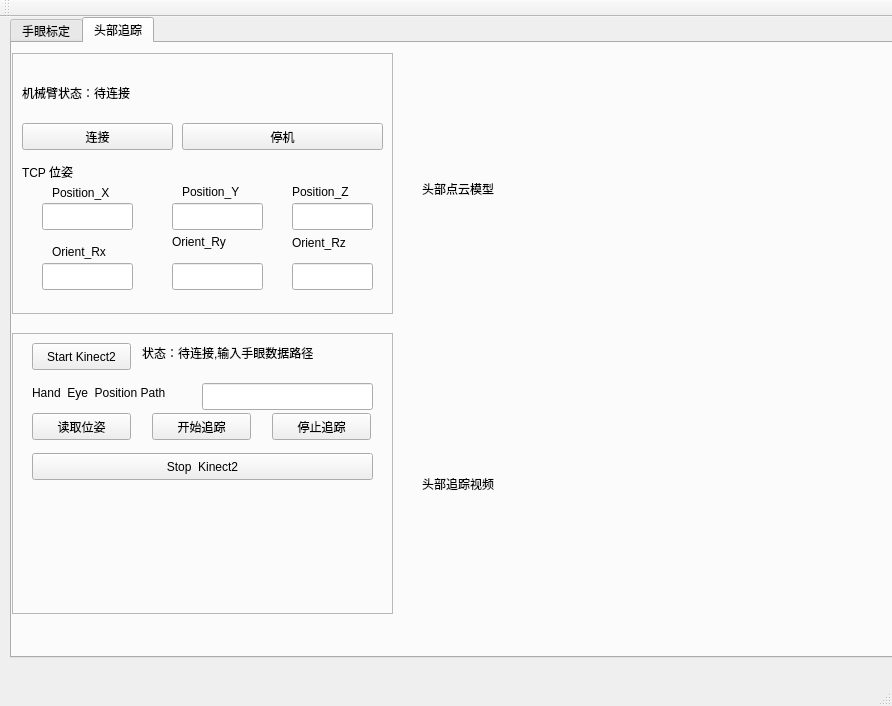
<?xml version="1.0" encoding="UTF-8"?>
<ui version="4.0">
 <class>MainWindow</class>
 <widget class="QMainWindow" name="MainWindow">
  <property name="geometry">
   <rect>
    <x>0</x>
    <y>0</y>
    <width>892</width>
    <height>706</height>
   </rect>
  </property>
  <property name="windowTitle">
   <string>MainWindow</string>
  </property>
  <widget class="QWidget" name="centralWidget">
   <widget class="QTabWidget" name="tabWidget">
    <property name="geometry">
     <rect>
      <x>10</x>
      <y>0</y>
      <width>891</width>
      <height>641</height>
     </rect>
    </property>
    <property name="whatsThis">
     <string>&lt;html&gt;&lt;head/&gt;&lt;body&gt;&lt;p&gt;保存&lt;/p&gt;&lt;/body&gt;&lt;/html&gt;</string>
    </property>
    <property name="currentIndex">
     <number>1</number>
    </property>
    <widget class="QWidget" name="widget">
     <attribute name="title">
      <string>手眼标定</string>
     </attribute>
     <widget class="QLineEdit" name="lineEdit_Host">
      <property name="geometry">
       <rect>
        <x>110</x>
        <y>20</y>
        <width>113</width>
        <height>27</height>
       </rect>
      </property>
     </widget>
     <widget class="QLabel" name="label_PictureShow">
      <property name="geometry">
       <rect>
        <x>470</x>
        <y>290</y>
        <width>331</width>
        <height>291</height>
       </rect>
      </property>
      <property name="text">
       <string>Picture    Lable</string>
      </property>
     </widget>
     <widget class="QLabel" name="label_State">
      <property name="geometry">
       <rect>
        <x>240</x>
        <y>70</y>
        <width>201</width>
        <height>20</height>
       </rect>
      </property>
      <property name="text">
       <string>状态：请输入链接地址和端口</string>
      </property>
     </widget>
     <widget class="QLabel" name="label_video">
      <property name="geometry">
       <rect>
        <x>470</x>
        <y>0</y>
        <width>331</width>
        <height>241</height>
       </rect>
      </property>
      <property name="text">
       <string>video label</string>
      </property>
     </widget>
     <widget class="QLabel" name="label">
      <property name="geometry">
       <rect>
        <x>70</x>
        <y>20</y>
        <width>67</width>
        <height>17</height>
       </rect>
      </property>
      <property name="text">
       <string>主机</string>
      </property>
     </widget>
     <widget class="QFrame" name="frame_2">
      <property name="geometry">
       <rect>
        <x>20</x>
        <y>410</y>
        <width>431</width>
        <height>191</height>
       </rect>
      </property>
      <property name="frameShape">
       <enum>QFrame::StyledPanel</enum>
      </property>
      <property name="frameShadow">
       <enum>QFrame::Raised</enum>
      </property>
      <widget class="QPushButton" name="pushButton_take_picture">
       <property name="geometry">
        <rect>
         <x>0</x>
         <y>100</y>
         <width>141</width>
         <height>27</height>
        </rect>
       </property>
       <property name="text">
        <string>Take Picture</string>
       </property>
      </widget>
      <widget class="QLabel" name="label_11">
       <property name="geometry">
        <rect>
         <x>160</x>
         <y>100</y>
         <width>91</width>
         <height>20</height>
        </rect>
       </property>
       <property name="text">
        <string>Picture num:</string>
       </property>
      </widget>
      <widget class="QLineEdit" name="lineEdit_Pic_num">
       <property name="geometry">
        <rect>
         <x>250</x>
         <y>100</y>
         <width>51</width>
         <height>27</height>
        </rect>
       </property>
      </widget>
      <widget class="QLabel" name="label_14">
       <property name="geometry">
        <rect>
         <x>300</x>
         <y>100</y>
         <width>61</width>
         <height>20</height>
        </rect>
       </property>
       <property name="text">
        <string>Cor num:</string>
       </property>
      </widget>
      <widget class="QLineEdit" name="lineEdit_Cor_num">
       <property name="geometry">
        <rect>
         <x>370</x>
         <y>100</y>
         <width>51</width>
         <height>27</height>
        </rect>
       </property>
      </widget>
      <widget class="QPushButton" name="pushButton_START_Image">
       <property name="geometry">
        <rect>
         <x>10</x>
         <y>10</y>
         <width>141</width>
         <height>27</height>
        </rect>
       </property>
       <property name="text">
        <string>START</string>
       </property>
      </widget>
      <widget class="QPushButton" name="pushButton">
       <property name="geometry">
        <rect>
         <x>10</x>
         <y>50</y>
         <width>141</width>
         <height>27</height>
        </rect>
       </property>
       <property name="text">
        <string> data save path</string>
       </property>
      </widget>
      <widget class="QPushButton" name="pushButton_close_Image">
       <property name="geometry">
        <rect>
         <x>0</x>
         <y>140</y>
         <width>421</width>
         <height>27</height>
        </rect>
       </property>
       <property name="text">
        <string>close     Kinect2</string>
       </property>
      </widget>
      <widget class="QLineEdit" name="lineEdit_datasave_path">
       <property name="geometry">
        <rect>
         <x>160</x>
         <y>50</y>
         <width>261</width>
         <height>27</height>
        </rect>
       </property>
      </widget>
      <widget class="QLabel" name="label_State_Kinect">
       <property name="geometry">
        <rect>
         <x>170</x>
         <y>10</y>
         <width>261</width>
         <height>20</height>
        </rect>
       </property>
       <property name="text">
        <string>状态：待连接,请先输入保存路径</string>
       </property>
      </widget>
     </widget>
     <widget class="QLineEdit" name="lineEdit_Port">
      <property name="geometry">
       <rect>
        <x>290</x>
        <y>20</y>
        <width>113</width>
        <height>27</height>
       </rect>
      </property>
     </widget>
     <widget class="QFrame" name="frame">
      <property name="geometry">
       <rect>
        <x>20</x>
        <y>110</y>
        <width>431</width>
        <height>281</height>
       </rect>
      </property>
      <property name="frameShape">
       <enum>QFrame::StyledPanel</enum>
      </property>
      <property name="frameShadow">
       <enum>QFrame::Raised</enum>
      </property>
      <widget class="QLineEdit" name="lineEdit_PX">
       <property name="geometry">
        <rect>
         <x>20</x>
         <y>50</y>
         <width>91</width>
         <height>27</height>
        </rect>
       </property>
      </widget>
      <widget class="QLineEdit" name="lineEdit_PY">
       <property name="geometry">
        <rect>
         <x>120</x>
         <y>50</y>
         <width>91</width>
         <height>27</height>
        </rect>
       </property>
      </widget>
      <widget class="QLineEdit" name="lineEdit_PZ">
       <property name="geometry">
        <rect>
         <x>230</x>
         <y>50</y>
         <width>81</width>
         <height>27</height>
        </rect>
       </property>
      </widget>
      <widget class="QLineEdit" name="lineEdit_Rx">
       <property name="geometry">
        <rect>
         <x>20</x>
         <y>100</y>
         <width>91</width>
         <height>27</height>
        </rect>
       </property>
      </widget>
      <widget class="QLineEdit" name="lineEdit_Ry">
       <property name="geometry">
        <rect>
         <x>120</x>
         <y>100</y>
         <width>91</width>
         <height>27</height>
        </rect>
       </property>
      </widget>
      <widget class="QLineEdit" name="lineEdit_Rz">
       <property name="geometry">
        <rect>
         <x>230</x>
         <y>100</y>
         <width>81</width>
         <height>27</height>
        </rect>
       </property>
      </widget>
      <widget class="QLabel" name="label_4">
       <property name="geometry">
        <rect>
         <x>30</x>
         <y>30</y>
         <width>81</width>
         <height>20</height>
        </rect>
       </property>
       <property name="text">
        <string>Position_X</string>
       </property>
      </widget>
      <widget class="QLabel" name="label_5">
       <property name="geometry">
        <rect>
         <x>130</x>
         <y>30</y>
         <width>91</width>
         <height>17</height>
        </rect>
       </property>
       <property name="text">
        <string>Position_Y</string>
       </property>
      </widget>
      <widget class="QLabel" name="label_6">
       <property name="geometry">
        <rect>
         <x>240</x>
         <y>30</y>
         <width>81</width>
         <height>17</height>
        </rect>
       </property>
       <property name="text">
        <string>Position_Z</string>
       </property>
      </widget>
      <widget class="QLabel" name="label_7">
       <property name="geometry">
        <rect>
         <x>30</x>
         <y>80</y>
         <width>81</width>
         <height>17</height>
        </rect>
       </property>
       <property name="text">
        <string>Orient_Rx</string>
       </property>
      </widget>
      <widget class="QLabel" name="label_8">
       <property name="geometry">
        <rect>
         <x>130</x>
         <y>80</y>
         <width>91</width>
         <height>17</height>
        </rect>
       </property>
       <property name="text">
        <string>Orient_Ry</string>
       </property>
      </widget>
      <widget class="QLabel" name="label_9">
       <property name="geometry">
        <rect>
         <x>240</x>
         <y>80</y>
         <width>71</width>
         <height>20</height>
        </rect>
       </property>
       <property name="text">
        <string>Orient_Rz</string>
       </property>
      </widget>
      <widget class="QPushButton" name="pushButton_sendPosition">
       <property name="geometry">
        <rect>
         <x>20</x>
         <y>250</y>
         <width>171</width>
         <height>27</height>
        </rect>
       </property>
       <property name="text">
        <string>发送</string>
       </property>
      </widget>
      <widget class="QPushButton" name="pushButton_stop">
       <property name="geometry">
        <rect>
         <x>210</x>
         <y>250</y>
         <width>201</width>
         <height>27</height>
        </rect>
       </property>
       <property name="text">
        <string>停机</string>
       </property>
      </widget>
      <widget class="QLabel" name="label_Speed">
       <property name="geometry">
        <rect>
         <x>350</x>
         <y>30</y>
         <width>67</width>
         <height>17</height>
        </rect>
       </property>
       <property name="text">
        <string>Speed</string>
       </property>
      </widget>
      <widget class="QLabel" name="label_Acc">
       <property name="geometry">
        <rect>
         <x>360</x>
         <y>80</y>
         <width>41</width>
         <height>17</height>
        </rect>
       </property>
       <property name="text">
        <string>Acc</string>
       </property>
      </widget>
      <widget class="QLineEdit" name="lineEdit_Speed">
       <property name="geometry">
        <rect>
         <x>330</x>
         <y>50</y>
         <width>81</width>
         <height>27</height>
        </rect>
       </property>
      </widget>
      <widget class="QLineEdit" name="lineEdit_Acc">
       <property name="geometry">
        <rect>
         <x>330</x>
         <y>100</y>
         <width>81</width>
         <height>27</height>
        </rect>
       </property>
      </widget>
      <widget class="QLabel" name="label_3">
       <property name="geometry">
        <rect>
         <x>20</x>
         <y>10</y>
         <width>67</width>
         <height>17</height>
        </rect>
       </property>
       <property name="text">
        <string>SET</string>
       </property>
      </widget>
      <widget class="QLabel" name="label_10">
       <property name="geometry">
        <rect>
         <x>20</x>
         <y>140</y>
         <width>67</width>
         <height>17</height>
        </rect>
       </property>
       <property name="text">
        <string>GET</string>
       </property>
      </widget>
      <widget class="QLineEdit" name="lineEdit_Rx_read">
       <property name="geometry">
        <rect>
         <x>20</x>
         <y>170</y>
         <width>121</width>
         <height>27</height>
        </rect>
       </property>
      </widget>
      <widget class="QLineEdit" name="lineEdit_Ry_read">
       <property name="geometry">
        <rect>
         <x>160</x>
         <y>170</y>
         <width>121</width>
         <height>27</height>
        </rect>
       </property>
      </widget>
      <widget class="QLineEdit" name="lineEdit_Rz_read">
       <property name="geometry">
        <rect>
         <x>300</x>
         <y>170</y>
         <width>121</width>
         <height>27</height>
        </rect>
       </property>
      </widget>
      <widget class="QLineEdit" name="lineEdit_tx_read">
       <property name="geometry">
        <rect>
         <x>20</x>
         <y>210</y>
         <width>121</width>
         <height>27</height>
        </rect>
       </property>
      </widget>
      <widget class="QLineEdit" name="lineEdit_ty_read">
       <property name="geometry">
        <rect>
         <x>160</x>
         <y>210</y>
         <width>121</width>
         <height>27</height>
        </rect>
       </property>
      </widget>
      <widget class="QLineEdit" name="lineEdit_tz_read">
       <property name="geometry">
        <rect>
         <x>300</x>
         <y>210</y>
         <width>121</width>
         <height>27</height>
        </rect>
       </property>
      </widget>
     </widget>
     <widget class="QLabel" name="label_2">
      <property name="geometry">
       <rect>
        <x>240</x>
        <y>20</y>
        <width>67</width>
        <height>17</height>
       </rect>
      </property>
      <property name="text">
       <string>端口</string>
      </property>
     </widget>
     <widget class="QPushButton" name="pushButton_Connect">
      <property name="geometry">
       <rect>
        <x>70</x>
        <y>70</y>
        <width>151</width>
        <height>27</height>
       </rect>
      </property>
      <property name="text">
       <string>连接</string>
      </property>
     </widget>
    </widget>
    <widget class="QWidget" name="tab_4">
     <attribute name="title">
      <string>头部追踪</string>
     </attribute>
     <widget class="QFrame" name="frame_3">
      <property name="geometry">
       <rect>
        <x>0</x>
        <y>10</y>
        <width>381</width>
        <height>261</height>
       </rect>
      </property>
      <property name="frameShape">
       <enum>QFrame::StyledPanel</enum>
      </property>
      <property name="frameShadow">
       <enum>QFrame::Raised</enum>
      </property>
      <widget class="QLabel" name="label_State_2">
       <property name="geometry">
        <rect>
         <x>10</x>
         <y>30</y>
         <width>291</width>
         <height>20</height>
        </rect>
       </property>
       <property name="text">
        <string>机械臂状态：待连接</string>
       </property>
      </widget>
      <widget class="QPushButton" name="pushButton_Connect_2">
       <property name="geometry">
        <rect>
         <x>10</x>
         <y>70</y>
         <width>151</width>
         <height>27</height>
        </rect>
       </property>
       <property name="text">
        <string>连接</string>
       </property>
      </widget>
      <widget class="QPushButton" name="pushButton_stop_2">
       <property name="geometry">
        <rect>
         <x>170</x>
         <y>70</y>
         <width>201</width>
         <height>27</height>
        </rect>
       </property>
       <property name="text">
        <string>停机</string>
       </property>
      </widget>
      <widget class="QLabel" name="label_TCP_position2">
       <property name="geometry">
        <rect>
         <x>10</x>
         <y>110</y>
         <width>67</width>
         <height>17</height>
        </rect>
       </property>
       <property name="text">
        <string>TCP 位姿</string>
       </property>
      </widget>
      <widget class="QLineEdit" name="lineEdit_PX_2">
       <property name="geometry">
        <rect>
         <x>30</x>
         <y>150</y>
         <width>91</width>
         <height>27</height>
        </rect>
       </property>
      </widget>
      <widget class="QLabel" name="label_12">
       <property name="geometry">
        <rect>
         <x>40</x>
         <y>130</y>
         <width>81</width>
         <height>20</height>
        </rect>
       </property>
       <property name="text">
        <string>Position_X</string>
       </property>
      </widget>
      <widget class="QLineEdit" name="lineEdit_PY_2">
       <property name="geometry">
        <rect>
         <x>160</x>
         <y>150</y>
         <width>91</width>
         <height>27</height>
        </rect>
       </property>
      </widget>
      <widget class="QLabel" name="label_13">
       <property name="geometry">
        <rect>
         <x>160</x>
         <y>180</y>
         <width>91</width>
         <height>17</height>
        </rect>
       </property>
       <property name="text">
        <string>Orient_Ry</string>
       </property>
      </widget>
      <widget class="QLabel" name="label_15">
       <property name="geometry">
        <rect>
         <x>280</x>
         <y>130</y>
         <width>81</width>
         <height>17</height>
        </rect>
       </property>
       <property name="text">
        <string>Position_Z</string>
       </property>
      </widget>
      <widget class="QLabel" name="label_16">
       <property name="geometry">
        <rect>
         <x>40</x>
         <y>190</y>
         <width>81</width>
         <height>17</height>
        </rect>
       </property>
       <property name="text">
        <string>Orient_Rx</string>
       </property>
      </widget>
      <widget class="QLineEdit" name="lineEdit_PZ_2">
       <property name="geometry">
        <rect>
         <x>280</x>
         <y>150</y>
         <width>81</width>
         <height>27</height>
        </rect>
       </property>
      </widget>
      <widget class="QLineEdit" name="lineEdit_Ry_2">
       <property name="geometry">
        <rect>
         <x>160</x>
         <y>210</y>
         <width>91</width>
         <height>27</height>
        </rect>
       </property>
      </widget>
      <widget class="QLineEdit" name="lineEdit_Rz_2">
       <property name="geometry">
        <rect>
         <x>280</x>
         <y>210</y>
         <width>81</width>
         <height>27</height>
        </rect>
       </property>
      </widget>
      <widget class="QLabel" name="label_17">
       <property name="geometry">
        <rect>
         <x>280</x>
         <y>180</y>
         <width>71</width>
         <height>20</height>
        </rect>
       </property>
       <property name="text">
        <string>Orient_Rz</string>
       </property>
      </widget>
      <widget class="QLabel" name="label_18">
       <property name="geometry">
        <rect>
         <x>170</x>
         <y>130</y>
         <width>91</width>
         <height>17</height>
        </rect>
       </property>
       <property name="text">
        <string>Position_Y</string>
       </property>
      </widget>
      <widget class="QLineEdit" name="lineEdit_Rx_2">
       <property name="geometry">
        <rect>
         <x>30</x>
         <y>210</y>
         <width>91</width>
         <height>27</height>
        </rect>
       </property>
      </widget>
     </widget>
     <widget class="QFrame" name="frame_4">
      <property name="geometry">
       <rect>
        <x>0</x>
        <y>290</y>
        <width>381</width>
        <height>281</height>
       </rect>
      </property>
      <property name="frameShape">
       <enum>QFrame::StyledPanel</enum>
      </property>
      <property name="frameShadow">
       <enum>QFrame::Raised</enum>
      </property>
      <widget class="QPushButton" name="pushButton_get_weizi">
       <property name="geometry">
        <rect>
         <x>20</x>
         <y>80</y>
         <width>99</width>
         <height>27</height>
        </rect>
       </property>
       <property name="text">
        <string>读取位姿</string>
       </property>
      </widget>
      <widget class="QPushButton" name="pushButton_trackHead">
       <property name="geometry">
        <rect>
         <x>140</x>
         <y>80</y>
         <width>99</width>
         <height>27</height>
        </rect>
       </property>
       <property name="text">
        <string>开始追踪</string>
       </property>
      </widget>
      <widget class="QPushButton" name="pushButton_stoptrack">
       <property name="geometry">
        <rect>
         <x>260</x>
         <y>80</y>
         <width>99</width>
         <height>27</height>
        </rect>
       </property>
       <property name="text">
        <string>停止追踪</string>
       </property>
      </widget>
      <widget class="QPushButton" name="pushButton_stopKinect2_2">
       <property name="geometry">
        <rect>
         <x>20</x>
         <y>120</y>
         <width>341</width>
         <height>27</height>
        </rect>
       </property>
       <property name="text">
        <string>Stop  Kinect2</string>
       </property>
      </widget>
      <widget class="QPushButton" name="pushButton_startKinect2_2">
       <property name="geometry">
        <rect>
         <x>20</x>
         <y>10</y>
         <width>99</width>
         <height>27</height>
        </rect>
       </property>
       <property name="text">
        <string>Start Kinect2</string>
       </property>
      </widget>
      <widget class="QLabel" name="label_State_Kinect_2">
       <property name="geometry">
        <rect>
         <x>130</x>
         <y>10</y>
         <width>261</width>
         <height>20</height>
        </rect>
       </property>
       <property name="text">
        <string>状态：待连接,输入手眼数据路径</string>
       </property>
      </widget>
      <widget class="QLabel" name="label_handeye_path">
       <property name="geometry">
        <rect>
         <x>20</x>
         <y>50</y>
         <width>171</width>
         <height>20</height>
        </rect>
       </property>
       <property name="text">
        <string>Hand  Eye  Position Path</string>
       </property>
      </widget>
      <widget class="QLineEdit" name="lineEdit_handeyedata_path">
       <property name="geometry">
        <rect>
         <x>190</x>
         <y>50</y>
         <width>171</width>
         <height>27</height>
        </rect>
       </property>
      </widget>
     </widget>
     <widget class="QLabel" name="label_headtracking">
      <property name="geometry">
       <rect>
        <x>410</x>
        <y>300</y>
        <width>461</width>
        <height>281</height>
       </rect>
      </property>
      <property name="text">
       <string>头部追踪视频</string>
      </property>
     </widget>
     <widget class="QLabel" name="label_20">
      <property name="geometry">
       <rect>
        <x>410</x>
        <y>20</y>
        <width>411</width>
        <height>251</height>
       </rect>
      </property>
      <property name="text">
       <string>头部点云模型</string>
      </property>
     </widget>
    </widget>
   </widget>
  </widget>
  <widget class="QMenuBar" name="menuBar">
   <property name="geometry">
    <rect>
     <x>0</x>
     <y>0</y>
     <width>892</width>
     <height>31</height>
    </rect>
   </property>
  </widget>
  <widget class="QToolBar" name="mainToolBar">
   <attribute name="toolBarArea">
    <enum>TopToolBarArea</enum>
   </attribute>
   <attribute name="toolBarBreak">
    <bool>false</bool>
   </attribute>
  </widget>
  <widget class="QStatusBar" name="statusBar"/>
 </widget>
 <layoutdefault spacing="6" margin="11"/>
 <resources/>
 <connections/>
</ui>
